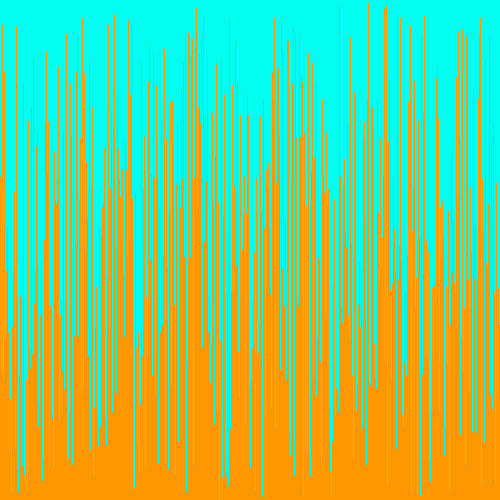
Frame 1 (no input)
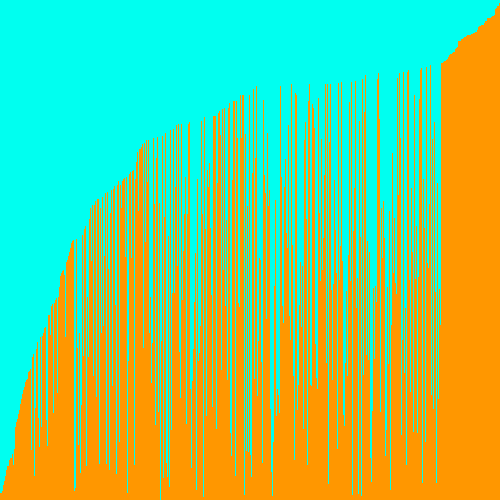
Frame 60 (the mouse pressed at the canvas centre just before this capture)
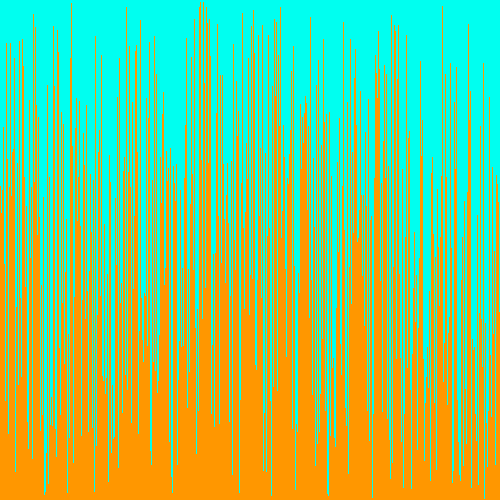
Frame 120 (the mouse held since frame 60 and released just before this capture)

The Processing sketch that drew these frames (run headless with seeded random() and noise(); from frame 60 on, the mouse is pressed at the canvas centre):

// Processing sketch: Proccesing_code
// ── Proccesing_code.pde
// Paste the code into a new Processing sketch and complete the steps. */

//1. create an array of ints. don't initialize it yet.
int[] bob;
void setup() {
  //2. set the size of your window
  //  if you are using Processing 3, you cannot use variables
  //  because the developers don't know how programming is supposed to work.
size(500, 500);
  //3. initialize your array with the built in width variable
  bob = new int[width];
  //4. initialize the ints in the array with random numbers
  //   from 0 to the built in height variable

for(int i = 0; i < bob.length; i++){
  int randy = (int) random(height);
bob[i] = randy;
}
  //5. call the noStroke() method
noStroke();
}

void draw() {
  //6. set the background color with background(r, g, b);
background(0, 255, 240); 

  //7. set the color for your graph
fill(255, 151, 0);

  //8. draw a rectangle for each int in your array.
  //   the x value will be the current index in the array
  //   the y value will the height variable
  //   the width is 1 (one)
  //   the height is negative the value of the element at the current index of the array
for(int i = 0; i < bob.length; i++){
  rect(i,height,1,-bob[i]);
  
  
}

  //9. call the stepSort method
stepSort(bob);
  //10. extract the code that randomizes the array into a method.

  //11. call the method you made in step 10 when the mouse is pressed
  
if(mousePressed == true){
extractCode();
}
}
void extractCode(){
  
for(int i = 0; i <bob.length; i++){
bob[i] = (int) random(height);
}
} 
       
void stepSort(int[] arr) {
  for (int i = 1; i < arr.length; i++) {
    if (arr[i - 1] > arr[i]) {
      int t = arr[i];
      arr[i] = arr[i - 1];
      arr[i - 1] = t;
    }
  }
}













































































































































































































































































































































































































































































































































































































































































































































































































































































































































































//yeet
